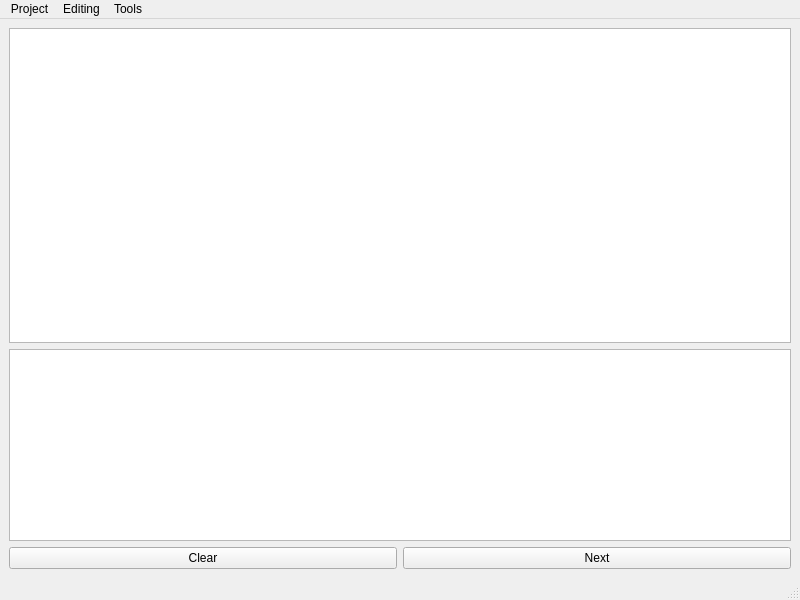
<?xml version="1.0" encoding="UTF-8"?>
<ui version="4.0">
 <class>MainWindow</class>
 <widget class="QMainWindow" name="MainWindow">
  <property name="geometry">
   <rect>
    <x>0</x>
    <y>0</y>
    <width>800</width>
    <height>600</height>
   </rect>
  </property>
  <property name="windowTitle">
   <string>MainWindow</string>
  </property>
  <widget class="QWidget" name="centralwidget">
   <layout class="QVBoxLayout" name="verticalLayout_2">
    <item>
     <layout class="QVBoxLayout" name="verticalLayout">
      <item>
       <widget class="QGraphicsView" name="graphicsView">
        <property name="sizePolicy">
         <sizepolicy hsizetype="Expanding" vsizetype="Expanding">
          <horstretch>0</horstretch>
          <verstretch>0</verstretch>
         </sizepolicy>
        </property>
        <property name="minimumSize">
         <size>
          <width>0</width>
          <height>192</height>
         </size>
        </property>
        <property name="dragMode">
         <enum>QGraphicsView::ScrollHandDrag</enum>
        </property>
       </widget>
      </item>
      <item>
       <widget class="QTextBrowser" name="textBrowser">
        <property name="enabled">
         <bool>true</bool>
        </property>
        <property name="sizePolicy">
         <sizepolicy hsizetype="Expanding" vsizetype="Minimum">
          <horstretch>0</horstretch>
          <verstretch>0</verstretch>
         </sizepolicy>
        </property>
       </widget>
      </item>
     </layout>
    </item>
    <item>
     <layout class="QHBoxLayout" name="horizontalLayout_2">
      <item>
       <widget class="QPushButton" name="pushButton_2">
        <property name="text">
         <string>Clear</string>
        </property>
       </widget>
      </item>
      <item>
       <widget class="QPushButton" name="pushButton">
        <property name="text">
         <string>Next</string>
        </property>
       </widget>
      </item>
     </layout>
    </item>
   </layout>
  </widget>
  <widget class="QMenuBar" name="menubar">
   <property name="geometry">
    <rect>
     <x>0</x>
     <y>0</y>
     <width>800</width>
     <height>21</height>
    </rect>
   </property>
   <widget class="QMenu" name="menuTreapDemonstratio">
    <property name="title">
     <string>Project</string>
    </property>
    <widget class="QMenu" name="menuSave_as">
     <property name="title">
      <string>Save as</string>
     </property>
     <widget class="QMenu" name="menuText">
      <property name="title">
       <string>Text</string>
      </property>
      <addaction name="actionPreorder"/>
      <addaction name="actionInorder"/>
      <addaction name="actionPostorder"/>
     </widget>
     <addaction name="actionImage"/>
     <addaction name="menuText"/>
    </widget>
    <addaction name="separator"/>
    <addaction name="Open"/>
    <addaction name="Enter"/>
    <addaction name="actionGanerate"/>
    <addaction name="separator"/>
    <addaction name="menuSave_as"/>
   </widget>
   <widget class="QMenu" name="menuTreap">
    <property name="title">
     <string>Editing</string>
    </property>
    <addaction name="actionEnter_Key"/>
    <addaction name="actionErase_Key"/>
   </widget>
   <widget class="QMenu" name="menuTools">
    <property name="title">
     <string>Tools</string>
    </property>
    <addaction name="actionStep_by_step_analysis"/>
   </widget>
   <addaction name="menuTreapDemonstratio"/>
   <addaction name="menuTreap"/>
   <addaction name="menuTools"/>
  </widget>
  <widget class="QStatusBar" name="statusbar"/>
  <action name="Open">
   <property name="text">
    <string>Open</string>
   </property>
  </action>
  <action name="Enter">
   <property name="text">
    <string>Enter</string>
   </property>
  </action>
  <action name="actionEnter_Key">
   <property name="text">
    <string>Enter Key</string>
   </property>
   <property name="shortcut">
    <string>Ctrl+E</string>
   </property>
  </action>
  <action name="actionErase_Key">
   <property name="text">
    <string>Erase Key</string>
   </property>
   <property name="shortcut">
    <string>Ctrl+D</string>
   </property>
  </action>
  <action name="actionGanerate">
   <property name="text">
    <string>Ganerate</string>
   </property>
  </action>
  <action name="actionImage">
   <property name="text">
    <string>Image</string>
   </property>
  </action>
  <action name="actionPreorder">
   <property name="text">
    <string>Preorder </string>
   </property>
  </action>
  <action name="actionInorder">
   <property name="text">
    <string>Inorder </string>
   </property>
  </action>
  <action name="actionPostorder">
   <property name="text">
    <string>Postorder </string>
   </property>
  </action>
  <action name="actionStep_by_step_analysis">
   <property name="checkable">
    <bool>true</bool>
   </property>
   <property name="text">
    <string>Step by step analysis</string>
   </property>
  </action>
 </widget>
 <resources/>
 <connections/>
</ui>
